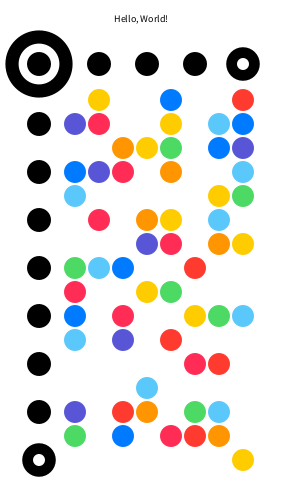
Frame 1 (no input)
Frame 2 (the mouse pressed at the canvas centre, redrawn once): identical to frame 1, image omitted

The Processing sketch that drew this single still picture (run headless with seeded random() and noise(); the mouse was pressed at the canvas centre and the sketch redrawn once):

// Processing sketch: generator
// ── generator.pde
String typed = "Hello, World!";
byte[] typedUtf8 = {};
final int TEXT_SIZE = 10;
final int MARGIN = 15;
final int TIMING_RADIUS = 12;
final color[] COLORS = {#ff3b30, #ff9500, #ffcc00, #4cd964, #5ac8fa, #007aff, #5856d6, #ff2d55};
final int lfsrTap = 0xae; // Should be 8-bit
boolean simpleMode = false;
boolean showGrid = false;
boolean showColors = true;

int rowCount() {
    // 2 headers plus even number for data
    return 2 + (typedUtf8.length + 1) & ~1;
}

void resize() {
    try {
        typedUtf8 = typed.getBytes("UTF-8");
    } catch (Exception e) {};
    int w = MARGIN*2 + TIMING_RADIUS*21;
    int h = TEXT_SIZE + MARGIN*3 + rowCount()*TIMING_RADIUS*2 + TIMING_RADIUS*5;
    surface.setSize(w, h);
}

void setup() {
    size(200, 200);
    pixelDensity(displayDensity());
    surface.setTitle("S*Code generator");
    resize();
    noLoop();
}

String fileName() {
    String tmp = typed.toLowerCase();
    String result = "";
    for (int i = 0; i < tmp.length(); i++) {
        char c = tmp.charAt(i);
        if ((c >= 'a' && c <= 'z') || (c >= '0' && c <= '9')) result += c;
    }
    return result + ".png";
}

void keyPressed() {
    if (key == RETURN) {
        typed = "";
    } else if (key == BACKSPACE) {
        if (typed.length() > 0) typed = typed.substring(0, typed.length() - 1);
    } else if (key != CODED) {
        if (key == 7) showGrid = !showGrid; // C-c
        else if (key == 19) simpleMode = !simpleMode; // C-s
        else if (key == 5) save(fileName()); // C-e
        else if (key == 3) showColors = !showColors; // C-c
        else typed += key;
    }
    resize();
    redraw();
}

void finderDot(int x, int y) {
    float r0 = TIMING_RADIUS * 1.40;
    float r1 = TIMING_RADIUS * 0.50;
    fill(0);
    ellipse(x, y, r0, r0);
    fill(255);
    ellipse(x, y, r1, r1);
}

void finderDotMain(int x, int y) {
    float r0 = TIMING_RADIUS * 2.80;
    float r1 = TIMING_RADIUS * 1.70;
    float r2 = TIMING_RADIUS * 1.00;
    fill(0);
    ellipse(x, y, r0, r0);
    fill(255);
    ellipse(x, y, r1, r1);
    fill(0);
    ellipse(x, y, r2, r2);
}

int lfsr = 0;
void drawChar(boolean mask, byte t, int i) {
    if (i == 0) lfsr = 1;
    if (mask && !simpleMode) t ^= lfsr;
    for (int j = 0; j < 8; j++) {
        if ((t & (1 << (7 - j))) == 0) continue;
        int x = TIMING_RADIUS*5 + j*TIMING_RADIUS*2;
        int y = TIMING_RADIUS*5 + i*TIMING_RADIUS*2;
        if (showColors) fill(COLORS[(lfsr + j) % COLORS.length]);
        ellipse(x, y, TIMING_RADIUS - 1, TIMING_RADIUS - 1);
    }
    textAlign(RIGHT, CENTER);
    boolean lb = (lfsr & 1) == 1;
    lfsr >>= 1;
    if (lb) lfsr ^= lfsrTap;
}

void draw() {
    int len = rowCount();
    background(255);
    noStroke();
    ellipseMode(RADIUS);

    translate(0, MARGIN);
    fill(0);
    textAlign(CENTER, TOP);
    textSize(TEXT_SIZE);

    text(typed, width / 2, 0);
    translate(MARGIN, MARGIN + TEXT_SIZE);

    finderDot(TIMING_RADIUS*2, TIMING_RADIUS*(3+2*len));
    finderDot(TIMING_RADIUS*19, TIMING_RADIUS*2);
    finderDotMain(TIMING_RADIUS*2, TIMING_RADIUS*2);

    fill(0);
    for (int i = 0; i < 3; i++) {
        ellipse(TIMING_RADIUS*7 + i*TIMING_RADIUS*4, TIMING_RADIUS*2, TIMING_RADIUS, TIMING_RADIUS);
    }
    for (int i = 0; i < (len - 1) / 2; i++) {
        ellipse(TIMING_RADIUS*2, TIMING_RADIUS*7 + i*TIMING_RADIUS*4, TIMING_RADIUS, TIMING_RADIUS);
    }

    int row;
    for (row = 0; row < typedUtf8.length; row++) {
        drawChar(true, typedUtf8[row], row);
    }
    if ((row & 1) > 0) {
        drawChar(true, (byte)0, row++);
    }
    drawChar(false, (byte)lfsrTap, row++);
    drawChar(false, (byte)1, row++);

    if (showGrid) {
        strokeWeight(0.5);
        stroke(#cccccc);
        for (int i = 0; i < 21; i++) {
            line(i * TIMING_RADIUS, 0, i * TIMING_RADIUS, TIMING_RADIUS*(4+len*2));
        }
        for (int i = 0; i < 5+len*2; i++) {
            line(0, i * TIMING_RADIUS, TIMING_RADIUS*20, i * TIMING_RADIUS);
        }
    }
}
